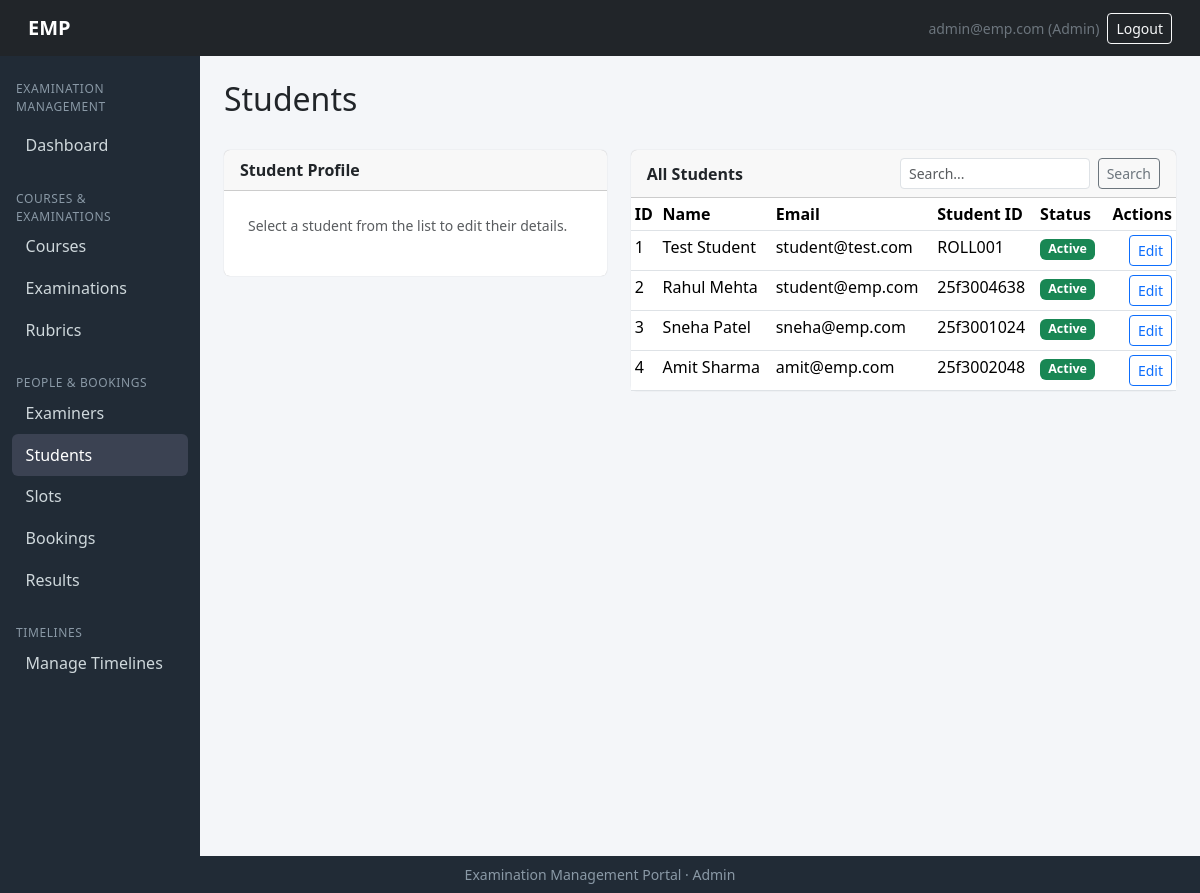
/admin/students (signed in), run on the app's committed database.
### models/models.py (models this page shows, shortened)
class User(db.Model, UserMixin):
    __tablename__ = "users"
    id = db.Column(db.Integer, primary_key=True)
    email   = db.Column(db.String(120), unique=True, nullable=False, index=True)
    password_hash = db.Column(db.String(256), nullable=False)
    role = db.Column(db.String(20), nullable=False)   # admin | examiner | student
    is_active = db.Column(db.Boolean, default=True)
    created_at= db.Column(db.DateTime, default=datetime.utcnow)
    examiner=db.relationship("Examiner", backref="user", uselist=False)
    student  = db.relationship("Student", backref="user", uselist=False)
    admin  =db.relationship("Admin", backref="user", uselist=False)

class Student(db.Model):
    __tablename__ = "students"
    id= db.Column(db.Integer, primary_key=True)
    user_id =db.Column(db.Integer, db.ForeignKey("users.id"), unique=True, nullable=False)
    roll_no = db.Column(db.String(50), unique=True, nullable=False)
    name= db.Column(db.String(120), nullable=False)
    phone=db.Column(db.String(30))
    course_id = db.Column(db.Integer, db.ForeignKey("courses.id"))
    year  =  db.Column(db.String(20))
    status =  db.Column(db.String(20), default="active")       # active|inactive
    course= db.relationship("Course", backref="students")
    bookings=db.relationship("Booking", backref="student")

### routes/admin_routes.py (the view, shortened to what this page needs)
@admin_bp.route('/students', methods=['GET', 'POST'])
@login_required
def students():
    if not admin_only():
        return redirect(url_for('auth.login'))
    q = request.args.get('q', '').strip()
    query = Student.query
    if q:
        query = query.filter((Student.name.ilike(f'%{q}%')) | (Student.roll_no.ilike(f'%{q}%')))
    return render_template('admin/students.html',
                           students=_student_view_data(query.all()),
                           edit=None,
                           q=q)

### app.py (called while the page is built)
@login_manager.user_loader
def load_user(user_id):
    return User.query.get(int(user_id))

### routes/admin_routes.py (called while the page is built)
def admin_only():
    if current_user.role != 'admin':
        flash('Access denied.', 'danger')
        return False
    return True

def _student_view_data(students):
    return [{
        'id': s.id,
        'name': s.name,
        'email': s.user.email if s.user else '',
        'student_id': s.roll_no,
        'status': s.status.capitalize()
    } for s in students]

### templates/admin/students.html (shortened to what this page needs)
{% extends "admin/base_admin.html" %}
{% import "admin/_macros.html" as macros %}
{% import "admin/_status.html" as status %}
{% block content %}
<div class="d-flex justify-content-between align-items-center mb-4">
    <h2>Students</h2>
</div>
<div class="row g-4">
    <div class="col-lg-5">
        <div class="card">
            <div class="card-header fw-semibold">{{ 'Edit Student' if edit else 'Student Profile' }}</div>
            <div class="card-body p-4">
                {% if edit %}
                    <form method="POST" action="{{ url_for('admin.students') }}">
                        <input type="hidden" name="action" value="edit">
                        <input type="hidden" name="student_id" value="{{ edit.id }}">
                        {{ macros.form_row('Name', 'name', edit.name, required=true) }}
                        {{ macros.form_row('Email', 'email', edit.email, required=true) }}
                        {{ macros.form_row('Phone', 'phone', edit.phone) }}
                        {{ macros.form_row('Student ID / Roll No.', 'student_id', edit.student_id) }}
                        {{ macros.select_row('Status', 'status', edit.status, [{'value':'Active','label':'Active'},{'value':'Inactive','label':'Inactive'}], true) }}
                        <button type="submit" class="btn btn-primary w-100">Update</button>
                        <a class="btn btn-outline-secondary w-100 mt-2" href="{{ url_for('admin.students') }}">Cancel</a>
                    </form>
                {% else %}
                    <p class="text-muted small">Select a student from the list to edit their details.</p>
                {% endif %}
            </div>
        </div>
    </div>
    <div class="col-lg-7">
        <div class="card">
            <div class="card-header d-flex justify-content-between align-items-center">
                <span class="fw-semibold">All Students</span>
                <form method="GET" action="{{ url_for('admin.students') }}" class="d-flex gap-2" style="width:260px;">
                    <input type="text" name="q" class="form-control form-control-sm" placeholder="Search..." value="{{ q or '' }}">
                    <button type="submit" class="btn btn-sm btn-outline-secondary">Search</button>
                </form>
            </div>
            <div class="table-responsive">
                <table class="table table-sm table-hover mb-0">
                    <thead>
                        <tr>
                            <th>ID</th>
                            <th>Name</th>
                            <th>Email</th>
                            <th>Student ID</th>
                            <th>Status</th>
                            <th class="text-end">Actions</th>
                        </tr>
                    </thead>
                    <tbody>
                        {% for s in students %}
                        <tr>
                                <td>{{ s.id }}</td>
                                <td>{{ s.name }}</td>
                                <td>{{ s.email }}</td>
                                <td>{{ s.student_id }}</td>
                                <td>{{ status.status_badge(s.status) }}</td>
                                <td class="text-end">
                                    <a class="btn btn-sm btn-outline-primary" href="{{ url_for('admin.student_edit', student_id=s.id) }}">Edit</a>
                                </td>
                            </tr>
                        {% else %}
                            <tr><td colspan="6" class="text-center text-muted py-4">No students found.</td></tr>
                        {% endfor %}
                    </tbody>
                </table>
            </div>
        </div>
    </div>
</div>
{% endblock %}

### templates/admin/_status.html
{% macro status_badge(status) %}
{% set m = {
  'Draft':'secondary',
  'Slot Creation':'info',
  'Booking Open':'primary',
  'Closed':'warning',
  'Completed':'success',
  'Available':'success',
  'Full':'danger',
  'Cancelled':'dark',
  'Completed':'success',
  'Booked':'primary',
  'Cancelled':'dark',
  'Completed':'success',
  'Active':'success',
  'Inactive':'secondary',
  'Pending':'warning',
  'Approved':'success',
  'Rejected':'danger',
  'Open':'success',
  'Closed':'danger'
} %}
{% set color = m.get(status, 'secondary') %}
<span class="badge bg-{{ color }} badge-status">{{ status }}</span>
{% endmacro %}

### templates/base.html (shortened to what this page needs)
<!DOCTYPE html>
<html lang="en">
<head>
    <link href="https://cdn.jsdelivr.net/npm/bootstrap@5.3.3/dist/css/bootstrap.min.css" rel="stylesheet">
</head>
<body class="d-flex flex-column min-vh-100">
<nav class="navbar navbar-dark bg-dark px-3">
    <div class="container-fluid">
        <a class="navbar-brand" href="{{ url_for('auth.home') }}">EMP</a>
        <div class="d-flex align-items-center gap-2">
            {% if current_user.is_authenticated %}
                <span class="text-secondary small d-none d-sm-inline">{{ current_user.email }} ({{ current_user.role|capitalize }})</span>
                <a class="btn btn-outline-light btn-sm" href="{{ url_for('auth.logout') }}">Logout</a>
            {% endif %}
        </div>
    </div>
</nav>
<div class="container-fluid flex-grow-1">
    <div class="row">
        {% block sidebar %}
        <nav class="col-md-2 col-lg-2 sidebar d-none d-md-block py-3">
            {% block nav_links %}{% endblock %}
        </nav>
        {% endblock %}
        <main class="col-md-10 col-lg-10 p-4">
            {% block content %}{% endblock %}
        </main>
    </div>
</div>
<footer class="footer text-center py-2 mt-auto small">
    Examination Management Portal &middot; {{ current_user.role|capitalize if current_user.is_authenticated else '' }}
</footer>
</body>
</html>

### templates/base.html (style rules this page uses)
body { background:#f4f6f9; }
.navbar-brand { font-weight:700; }
.sidebar { background:#212b36; color:#cfd8dc; min-height:100vh; }
.card { border:0; box-shadow:0 0 1px rgba(0,0,0,.25); }
.footer { background:#212b36; color:#8a99a6; }
.badge-status { font-size:.78rem; }

### data on the page
User: email "admin@emp.com", role "Admin"
Student: name "Test Student", student_id "ROLL001"
User: email "student@test.com"
Student: name "Rahul Mehta", student_id "25f3004638"
User: email "student@emp.com"
Student: name "Sneha Patel", student_id "25f3001024"
User: email "sneha@emp.com"
Student: id "4", name "Amit Sharma", email "amit@emp.com", student_id "25f3002048", status "Active"

### other printed values
{{ 'Edit Student' if edit else 'Student Profile' }} "Student Profile"
{{ s.id }} "1" "2" "3"
{{ status }} "Active" "Active" "Active"
